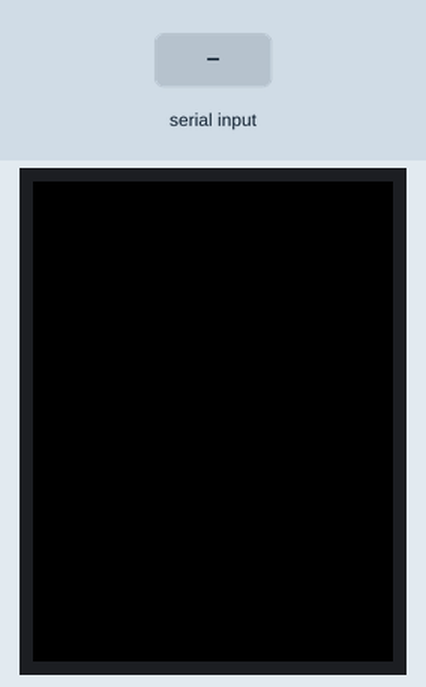
A sketch run on a simulated Arduino Uno, built with avr-gcc and run on an emulated ATmega328P. Parts: 240×320 colour display. Inputs (shaded band) come from the test bench. What the sketch prints to the serial monitor is not drawn.

Above: at 1.3 s.
1.4 s: "1" received over Serial
2.9 s: "1" received over Serial
At 4.0 s:
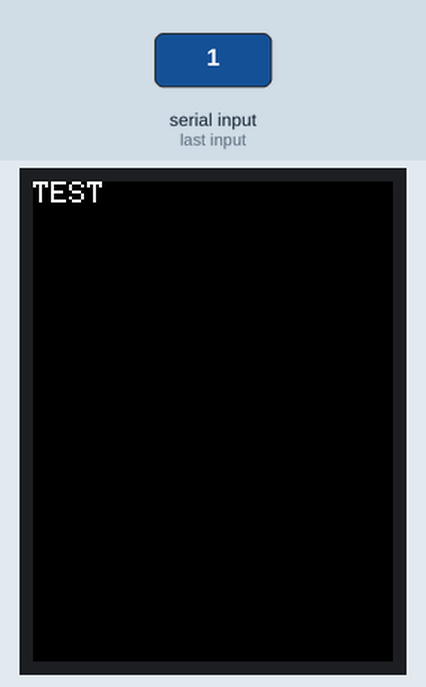
Timing chart, 0 to 5.9 s (numbered marks = the images above; inputs shaded):
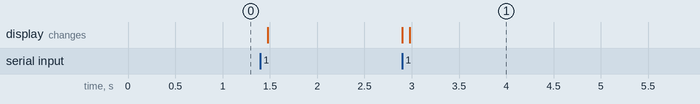

The sketch:

GoeieTest.ino
```cpp
#include <Adafruit_GFX.h>    // Core graphics library
#include <Adafruit_TFTLCD.h> // Hardware-specific library

#define LCD_CS A3 // Chip Select goes to Analog 3
#define LCD_CD A2 // Command/Data goes to Analog 2
#define LCD_WR A1 // LCD Write goes to Analog 1
#define LCD_RD A0 // LCD Read goes to Analog 0

#define LCD_RESET A4 // Can alternately just connect to Arduino's reset pin

#define	BLACK   0x0000
#define	BLUE    0x001F
#define	RED     0xF800
#define	GREEN   0x07E0
#define CYAN    0x07FF
#define MAGENTA 0xF81F
#define YELLOW  0xFFE0
#define WHITE   0xFFFF

Adafruit_TFTLCD tft(LCD_CS, LCD_CD, LCD_WR, LCD_RD, LCD_RESET);
String data;
int Dword;
void setup() {
  // put your setup code here, to run once:
  Serial.begin(9600);

  uint16_t identifier = tft.readID();

  if(identifier == 0x9325) {
    Serial.println(F("Found ILI9325 LCD driver"));
  } else if(identifier == 0x9328) {
    Serial.println(F("Found ILI9328 LCD driver"));
  } else if(identifier == 0x7575) {
    Serial.println(F("Found HX8347G LCD driver"));
  } else if(identifier == 0x9341) {
    Serial.println(F("Found ILI9341 LCD driver"));
  } else if(identifier == 0x8357) {
    Serial.println(F("Found HX8357D LCD driver"));
  } else {
    Serial.print(F("Unknown LCD driver chip: "));
    Serial.println(identifier, HEX);
    Serial.println(F("If using the Adafruit 2.8\" TFT Arduino shield, the line:"));
    Serial.println(F("  #define USE_ADAFRUIT_SHIELD_PINOUT"));
    Serial.println(F("should appear in the library header (Adafruit_TFT.h)."));
    Serial.println(F("If using the breakout board, it should NOT be #defined!"));
    Serial.println(F("Also if using the breakout, double-check that all wiring"));
    Serial.println(F("matches the tutorial."));
    return;
  }

  tft.begin(identifier);
  //LeesTekstVanSerialPort();

  //FillScreenTekst();

}


void loop() {
  Dword = Serial.read();

  if(Dword == '1'){
    TestCommands();
    }
}

unsigned long FillScreenTekst() {
  unsigned long start = micros();
  tft.fillScreen(BLACK);
  tft.setCursor(0, 0);
  tft.setTextColor(WHITE); tft.setTextSize(2);
  tft.println("HELLO World!");
  return micros() - start;
}

unsigned long LeesTekstVanSerialPort() {
  unsigned long start = micros();
  tft.fillScreen(BLACK);
  tft.setCursor(0, 0);
  Serial.write("TestTestTestTestTest testetestsetsetsets");
  tft.setTextColor(WHITE); tft.setTextSize(2);
  data = Serial.readString();

  tft.println(data);
  return micros() - start;
  }

unsigned long TestCommands(){
   unsigned long start = micros();
   tft.fillScreen(BLACK);
   tft.setCursor(0,0);
   tft.println("TEST");
   tft.setTextColor(WHITE); tft.setTextSize(2);
   return micros() - start;
  }
```

Measured:
- after the input at 2.9 s, the display: first changes at once (image 1 shows a later state)
